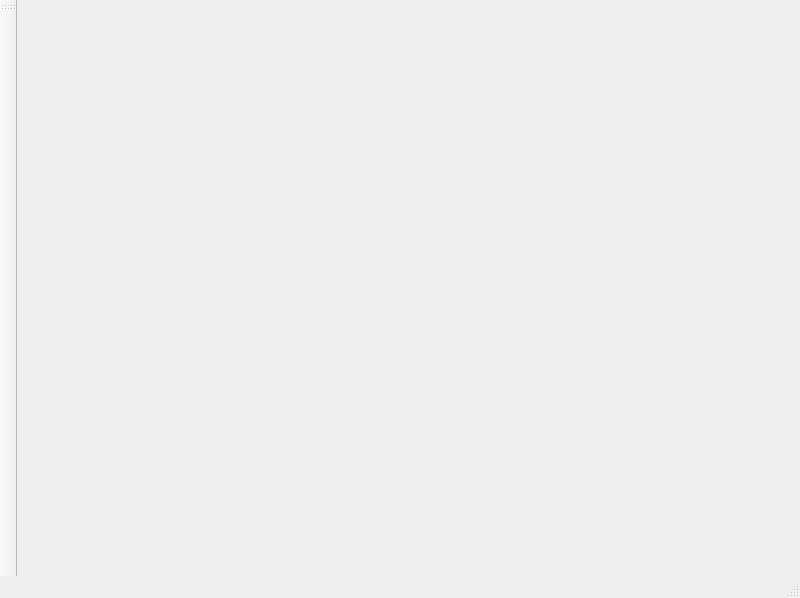
<?xml version="1.0" encoding="UTF-8"?>
<ui version="4.0">
 <class>DigitalDisplayBoard</class>
 <widget class="QMainWindow" name="DigitalDisplayBoard">
  <property name="geometry">
   <rect>
    <x>0</x>
    <y>0</y>
    <width>800</width>
    <height>598</height>
   </rect>
  </property>
  <property name="windowTitle">
   <string>MainWindow</string>
  </property>
  <widget class="QWidget" name="centralwidget"/>
  <widget class="QStatusBar" name="statusbar"/>
  <widget class="QToolBar" name="DigitalScreenToolBar">
   <property name="windowTitle">
    <string>Инструменты</string>
   </property>
   <property name="accessibleName">
    <string>Инструменты</string>
   </property>
   <property name="floatable">
    <bool>true</bool>
   </property>
   <attribute name="toolBarArea">
    <enum>LeftToolBarArea</enum>
   </attribute>
   <attribute name="toolBarBreak">
    <bool>false</bool>
   </attribute>
  </widget>
 </widget>
 <resources/>
 <connections/>
</ui>
